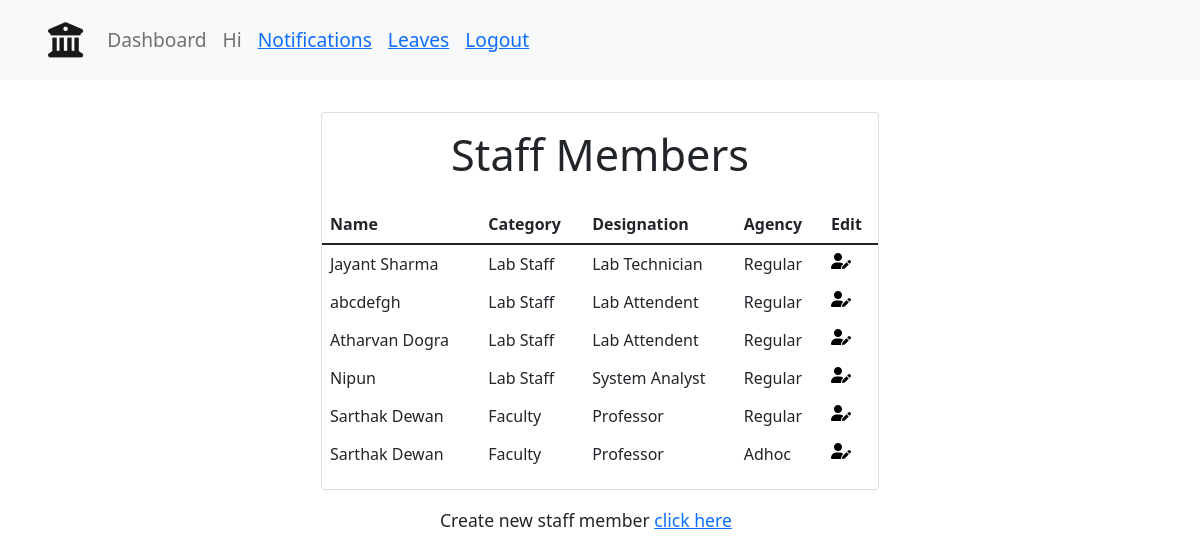
The app's page /admin-dashboard/staff-members-list/ (signed in), older data.
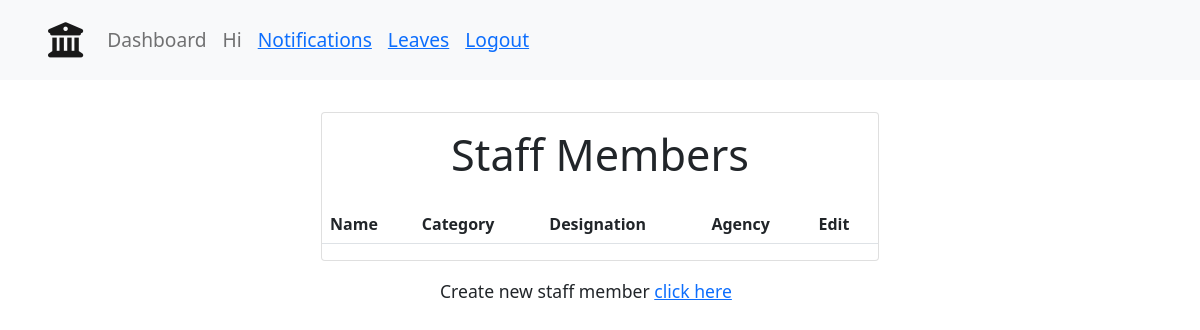
The same page, newer data.
### main/models.py (models this page shows, shortened)
class Staff(models.Model):
    user_obj = models.ForeignKey(User, on_delete=CASCADE, blank=False, null=False, default=None)
    name=models.CharField(max_length=100)
    mobile_number=models.IntegerField()
    email=models.EmailField()
    category=models.ForeignKey('Category',on_delete=CASCADE)
    designation=models.ForeignKey('Designation',on_delete=CASCADE)
    agency = models.ForeignKey('Agency',on_delete=CASCADE)

class Category(models.Model):
    category =models.CharField(max_length=400)

class Designation(models.Model):
    category=models.ForeignKey("Category",on_delete = CASCADE)
    designation =models.CharField(max_length=400)

class Agency(models.Model):
    agency = models.CharField(max_length = 200)

### main/views.py (the view)
# urls.py: path('admin-dashboard/staff-members-list/', views.adminStaff, name='adminStaff'),
def adminStaff(request):
	if request.user.is_staff:
		staffs = Staff.objects.all().order_by('-designation')
		return render(request, "admin/adminStaffs.html", {"staffs":staffs})
	else:
		return render(request, "pagenotfound.html")

### templates/admin/adminStaffs.html (shortened to what this page needs)
{% extends 'base.html' %}
{% load static %}
{% block body %}
{% include 'navbar.html' with staff=staff%}
<div class="container">
    <div class="card custom-card-list">
    <h2>Staff Members</h2>
    <table class="table">
        <thead class="thead-dark">
            <tr>
                <th>Name</th>
                <th>Category</th>
                <th>Designation</th>
                <th>Agency</th>
                <th>Edit</th>
            </tr>
        </thead>
        <tbody>
                {% for staff in staffs %}
                <tr>
                    <td>{{staff.name}}</td>
                    <td>{{staff.category.category}}</td>
                    <td>{{staff.designation.designation}}</td>
                    <td>{{staff.agency.agency}}</td>
                    <td><a href=" {% url 'main:editProfile' pk=staff.id  %} " style="color: black; text-decoration: underline;"><i class="fas fa-user-edit"></i></a></td>
                </tr>
                {% endfor %}
        </tbody>
    </table>
    </div>
    </div>
    <div class="new-user-form">
        <h6>Create new staff member <a href="#">click here</a></h6>
    </div>
{% endblock body %}

### templates/base.html (shortened to what this page needs)
{% load static %}
<html lang="en">
<head>
    <link rel="stylesheet" href="https://cdn.jsdelivr.net/npm/bootstrap@5.1.3/dist/css/bootstrap.min.css">
    <link rel="stylesheet" href="https://pro.fontawesome.com/releases/v5.10.0/css/all.css"/>
    <link rel="stylesheet" href="{% static 'styles/base.css' %}">
    <link rel="stylesheet" href="https://cdnjs.cloudflare.com/ajax/libs/font-awesome/6.0.0-beta3/css/all.min.css" />
</head>
<body>
    {% block body %}{% endblock %}
</body>
</html>

### templates/navbar.html (shortened to what this page needs)
{% extends "base.html" %}
{% block body %}
<nav class="navbar navbar-expand-lg navbar-light bg-light">
    <a class="navbar-brand" href="{% url 'main:home' %}"><i class="fas fa-university"></i></a>
    <div class="collapse navbar-collapse" id="navbarNav">
      <ul class="navbar-nav">
        <li class="nav-item">
          <a class="nav-link nav_text" href="{% url 'main:home' %}">Dashboard</a>
        </li>
        {% if user.is_authenticated %}
          <li class="nav-link nav_text">
            Hi <a href="{% url 'main:userProfileDetails' %}"> {{ staff.name }} </a>
          </li>
          <li class="nav-link nav_text">
            <a href="{% url 'main:notification' %}"> Notifications</a>
          </li>
          <li class="nav-link nav_text">
            <a href="{% url 'main:userLeaves' %}">Leaves</a>
          </li>
          <li class="nav-link nav_text"><a href="{% url 'main:logout_request' id=staff.id%}">Logout</a></li>
        {% else %}
          <li class="nav-link nav_text"><a href="{% url 'main:login' %}">Login</a></li>
        {% endif %}
      </ul>
    </div>
</nav>
  {% endblock %}

### static/styles/base.css (style rules this page uses)
.card { margin-top: 2rem; }
.navbar { padding: 0 3rem; height: 80px; }
.fa-university { font-size: 2.2rem; }
.nav_text { font-size: 1.2rem; }
.custom-card-list { width: 50%; left: 50%; transform: translate(-50%); }
.custom-card-list h2 { text-align: center; font-size: 2.7rem; padding: 1rem; }
.new-user-form { width: 30%; margin: 0 auto; padding: 20px; }
.new-user-form h6 { font-size: 1.1rem; }

Row changes from the older to the newer data that the page shows:
removed Staff: name "Jayant Sharma", category.category "Lab Staff", designation.designation "Lab Technician", agency.agency "Regular"
removed Staff: name "abcdefgh", category.category "Lab Staff", designation.designation "Lab Attendent", agency.agency "Regular"
removed Staff: name "Atharvan Dogra", category.category "Lab Staff", designation.designation "Lab Attendent", agency.agency "Regular"
removed Staff: name "Nipun", category.category "Lab Staff", designation.designation "System Analyst", agency.agency "Regular"
removed Staff: name "Sarthak Dewan", category.category "Faculty", designation.designation "Professor", agency.agency "Regular"
removed Staff: name "Sarthak Dewan", category.category "Faculty", designation.designation "Professor", agency.agency "Adhoc"
